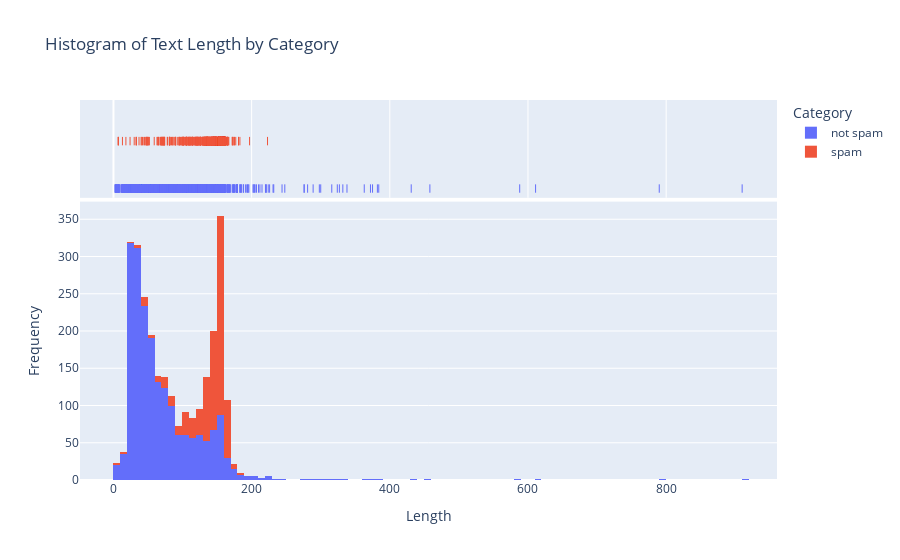

The notebook cell this image was saved under:
### Code cell
fig = px.histogram(df, x='Length', color='Category', marginal='rug',
                   title='Histogram of Text Length by Category')
fig.update_layout(
    xaxis_title='Length',
    yaxis_title='Frequency',
    showlegend=True)

### Figure 1 — Plotly figure (JSON) as saved in the notebook; plotly's stock layout.template omitted (floating-point values rounded to 4 significant figures; data arrays with more than 128 entries replaced by an {"elided": "..."} marker saying what was removed)
{"data": [{"alignmentgroup": "True", "bingroup": "x", "hovertemplate": "Category=not spam<br>Length=%{x}<br>count=%{y}<extra></extra>", "legendgroup": "not spam", "marker": {"color": "#636efa", "pattern": {"shape": ""}}, "name": "not spam", "offsetgroup": "not spam", "orientation": "v", "showlegend": true, "type": "histogram", "x": {"elided": "2000 int values"}, "xaxis": "x", "yaxis": "y"}, {"alignmentgroup": "True", "boxpoints": "all", "fillcolor": "rgba(255,255,255,0)", "hoveron": "points", "hovertemplate": "Category=not spam<br>Length=%{x}<extra></extra>", "jitter": 0, "legendgroup": "not spam", "line": {"color": "rgba(255,255,255,0)"}, "marker": {"color": "#636efa", "symbol": "line-ns-open"}, "name": "not spam", "offsetgroup": "not spam", "showlegend": false, "type": "box", "x": {"elided": "2000 int values"}, "xaxis": "x2", "yaxis": "y2"}, {"alignmentgroup": "True", "bingroup": "x", "hovertemplate": "Category=spam<br>Length=%{x}<br>count=%{y}<extra></extra>", "legendgroup": "spam", "marker": {"color": "#EF553B", "pattern": {"shape": ""}}, "name": "spam", "offsetgroup": "spam", "orientation": "v", "showlegend": true, "type": "histogram", "x": {"elided": "747 int values"}, "xaxis": "x", "yaxis": "y"}, {"alignmentgroup": "True", "boxpoints": "all", "fillcolor": "rgba(255,255,255,0)", "hoveron": "points", "hovertemplate": "Category=spam<br>Length=%{x}<extra></extra>", "jitter": 0, "legendgroup": "spam", "line": {"color": "rgba(255,255,255,0)"}, "marker": {"color": "#EF553B", "symbol": "line-ns-open"}, "name": "spam", "offsetgroup": "spam", "showlegend": false, "type": "box", "x": {"elided": "747 int values"}, "xaxis": "x2", "yaxis": "y2"}], "layout": {"barmode": "relative", "legend": {"title": {"text": "Category"}, "tracegroupgap": 0}, "showlegend": true, "title": {"text": "Histogram of Text Length by Category"}, "xaxis": {"anchor": "y", "domain": [0, 1], "title": {"text": "Length"}}, "xaxis2": {"anchor": "y2", "domain": [0, 1], "matches": "x", "showgrid": true, "showticklabels": false}, "yaxis": {"anchor": "x", "domain": [0, 0.7326], "title": {"text": "Frequency"}}, "yaxis2": {"anchor": "x2", "domain": [0.7426, 1], "matches": "y2", "showgrid": false, "showline": false, "showticklabels": false, "ticks": ""}}}
